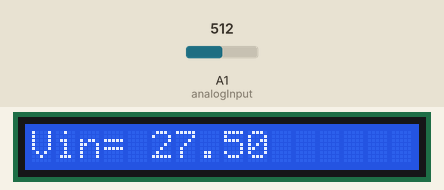
Simulated run of this sketch. Board: Arduino Uno, built with avr-gcc and run on an emulated ATmega328P. Parts: 16×1 character LCD. The inputs (shaded band) are chosen by the test bench; at power-on: A1 (analogInput) = 512.

Above: at 2.2 s.
2.3 s: A1 (analogInput) set to 716
At 3.2 s:
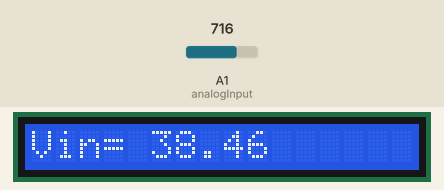
4.0 s: A1 (analogInput) set to 900
At 4.5 s:
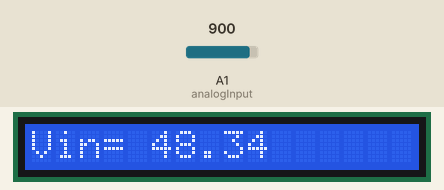
5.5 s: A1 (analogInput) set to 1023
At 5.8 s:
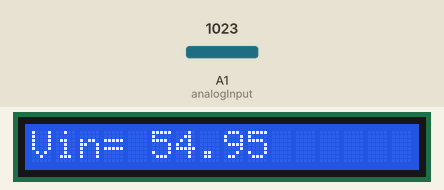
Timing chart, 0 to 8.5 s (numbered marks = the images above; inputs shaded):
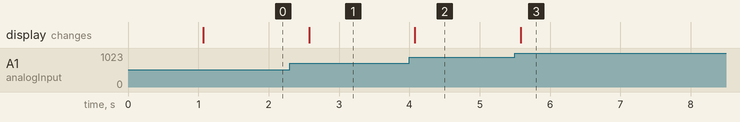

Measured:
- after the input at 2.3 s, the display: changes after 0.27 s (image 1)
- after the input at 4.0 s, the display: changes after 0.08 s (image 2)
- after the input at 5.5 s, the display: changes after 0.08 s (image 3)

The sketch:

Voltmetre.ino
```cpp
/*
 * We want to measure Vin (0-30V).
 *
 * The circuit:
 *
 * R1, R2 serial resistors (10k and 1k Ohms)
 * R1 to +Vin and A
 * R2 to A and B
 * A is Analog pin 1
 * B is ground and -Vin
 *
 * LCD VSS to ground
 * LCD VDD to 5V
 * LCD V0 to ground via 1-10k resistor (contrast)
 * LCD RS pin to digital pin 7
 * LCD R/W pin to ground
 * LCD Enable pin to digital pin 6
 * LCD D4 pin to digital pin 5
 * LCD D5 pin to digital pin 4
 * LCD D6 pin to digital pin 3
 * LCD D7 pin to digital pin 2
 * LCD A to 3.3V (medium high brightness)
 * LCD K to ground
 *
 *
*/
#define R1 10000.0
#define R2 1000.0
#define analogInput 1

#include <LiquidCrystal.h>

// initialize the library with the numbers of the interface pins
LiquidCrystal lcd(7, 6, 5, 4, 3, 2);
float ratio = (R1+R2)/R2;

void setup() {
  pinMode(analogInput, INPUT);

  // set up the LCD's number of columns and rows:
  lcd.begin(16, 1);
  // Print a message to the LCD.
  lcd.setCursor(0, 0);
  lcd.print("I am Voltmeter.");
  delay(1000);
  lcd.clear();
}


void loop() {
  // measure
  float Vin = (analogRead(analogInput) * 5.0) / 1024.0 * ratio;

  // display
  printVoltage(Vin);

  delay(500);
}

/**
 * Print the value on the LCD, nicely.
 */
void printVoltage(float instant){
  lcd.setCursor(0, 0);
  lcd.print("Vin= " + String(instant));
}
```
